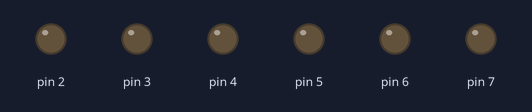
The sketch below on a simulated Arduino Uno, built with avr-gcc and run on an emulated ATmega328P. Parts: output pins drawn as LEDs (lit = HIGH).

Above: at 0.1 s.
At 10.1 s:
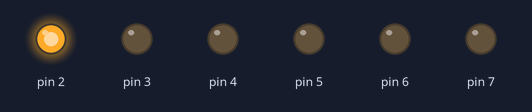
At 20.1 s:
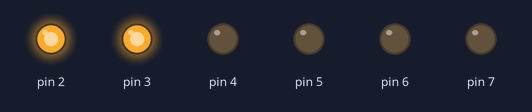
At 50.1 s:
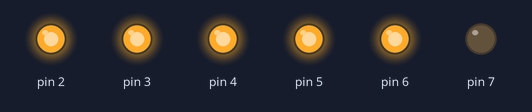
At 90.1 s:
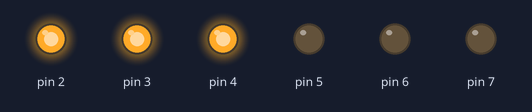
At 120.1 s:
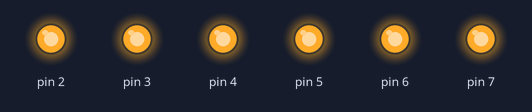
Timing chart, 0 to 121.6 s (numbered marks = the images above):
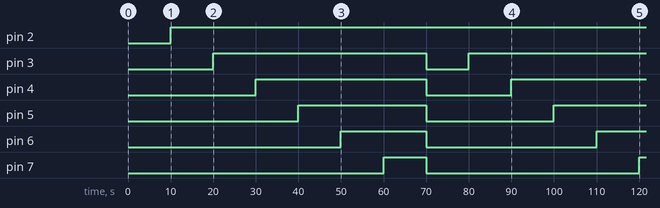

The sketch:

ard5.ino
```cpp
void setup() {
  pinMode(2,OUTPUT);
  pinMode(3,OUTPUT);
  pinMode(4,OUTPUT);
  pinMode(5,OUTPUT);
  pinMode(6,OUTPUT);
  pinMode(7,OUTPUT);

}

void loop() {
  delay(10000);
  digitalWrite(7,LOW);
  digitalWrite(2,LOW);
  digitalWrite(3,LOW);
  digitalWrite(4,LOW);
  digitalWrite(5,LOW);
  digitalWrite(6,LOW);
  digitalWrite(2,HIGH);
  delay(10000);
  digitalWrite(3,HIGH);
  delay(10000);
  digitalWrite(4,HIGH);
  delay(10000);
  digitalWrite(5,HIGH);
  delay(10000);
  digitalWrite(6,HIGH);
  delay(10000);
  digitalWrite(7,HIGH);
}
```

Measured:
- by itself, pin 2: LOW → HIGH at 10.0 s
- by itself, pin 3: LOW → HIGH at 20.0 s, → LOW 50.0 s later, → HIGH 10.0 s later
- by itself, pin 4: LOW → HIGH at 30.0 s, → LOW 40.0 s later, → HIGH 20.0 s later
- by itself, pin 5: LOW → HIGH at 40.0 s, → LOW 30.0 s later, → HIGH 30.0 s later
- by itself, pin 6: LOW → HIGH at 50.0 s, → LOW 20.0 s later, → HIGH 40.0 s later
- by itself, pin 7: LOW → HIGH at 60.0 s, → LOW 10.0 s later, → HIGH 50.0 s later
